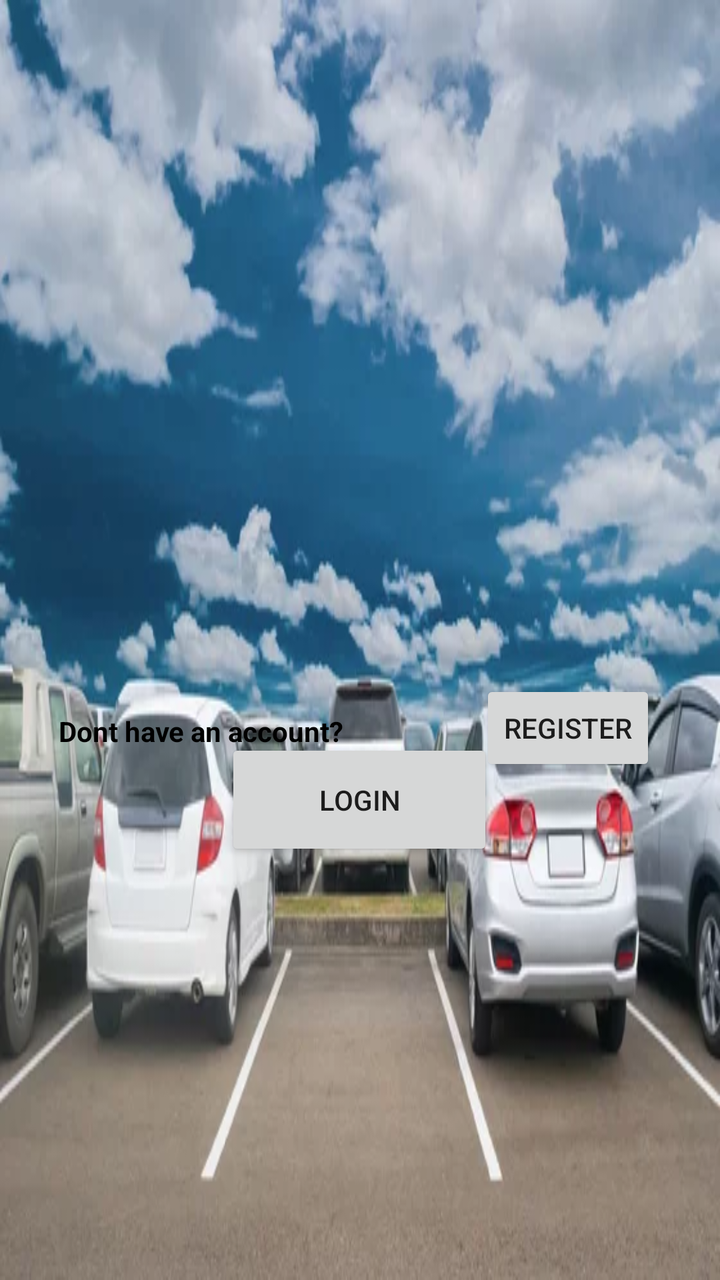
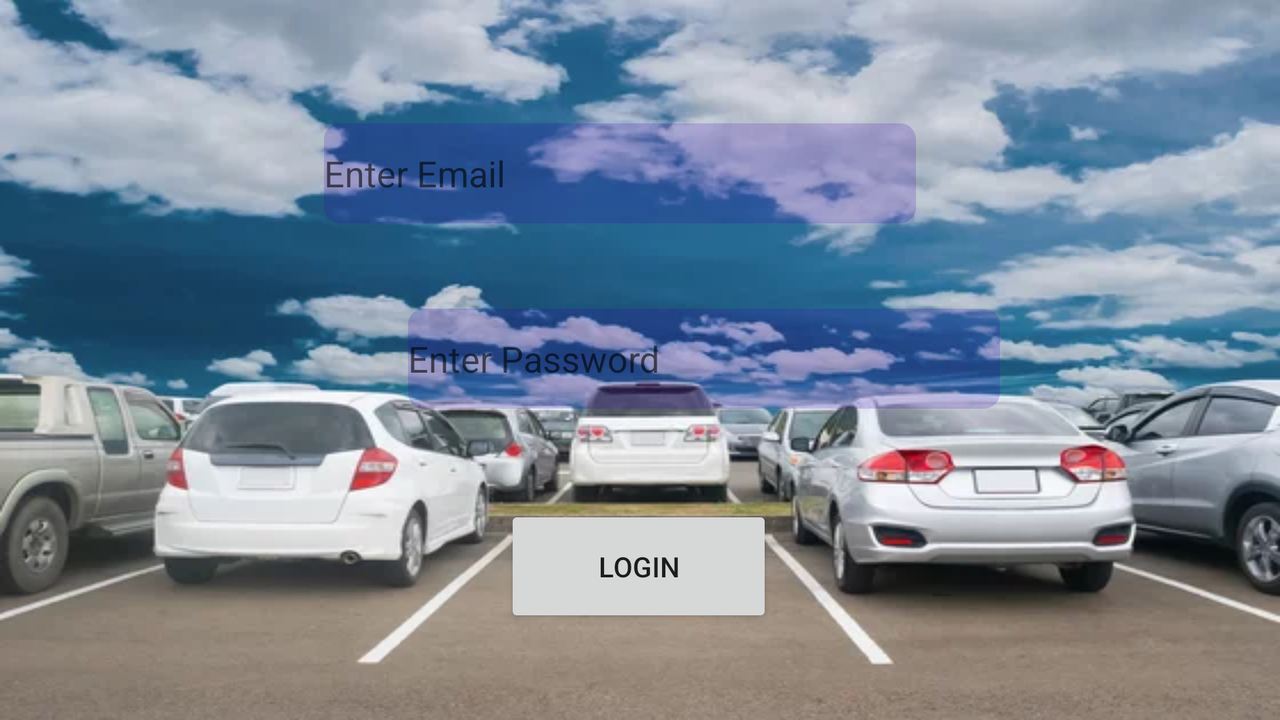

An Android layout and its configuration variant, each rendered on a device that would load it. The default file and the variant file are quoted in full after the pictures.
<!-- AndroidManifest.xml: application theme Theme.AutomatedBarrierGate -->
<!-- res/layout/activity_login.xml -->
<?xml version="1.0" encoding="utf-8"?>
<androidx.constraintlayout.widget.ConstraintLayout xmlns:android="http://schemas.android.com/apk/res/android"
    xmlns:app="http://schemas.android.com/apk/res-auto"
    xmlns:tools="http://schemas.android.com/tools"
    android:layout_width="match_parent"
    android:layout_height="match_parent"
    android:background="@drawable/parking2"

    tools:context=".LoginActivity">

    <Button
        android:id="@+id/button"
        android:layout_width="134dp"
        android:layout_height="61dp"
        android:text="@string/login"
        app:layout_constraintBottom_toBottomOf="parent"
        app:layout_constraintEnd_toEndOf="parent"
        app:layout_constraintHorizontal_bias="0.498"
        app:layout_constraintStart_toStartOf="parent"

        app:layout_constraintTop_toTopOf="parent"
        app:layout_constraintVertical_bias="0.638" />

    <EditText
        android:id="@+id/editTextTextPassword"
        android:layout_width="296dp"
        android:layout_height="50dp"

        android:layout_marginStart="56dp"
        android:layout_marginTop="262dp"
        android:layout_marginEnd="59dp"
        android:layout_marginBottom="419dp"
        android:autofillHints=""
        android:background="@drawable/roundedge"
        android:backgroundTint="@color/purple_700"
        android:ems="10"
        android:hint="@string/enter_password"
        android:inputType="textPassword"
        android:textColorHint="#D1C4E9"
        app:layout_constraintBottom_toBottomOf="parent"
        app:layout_constraintEnd_toEndOf="parent"
        app:layout_constraintStart_toStartOf="parent"
        app:layout_constraintTop_toTopOf="parent" />

    <EditText
        android:id="@+id/editTextTextEmailAddress"
        android:layout_width="296dp"
        android:layout_height="50dp"
        android:layout_marginStart="52dp"
        android:layout_marginTop="163dp"
        android:layout_marginEnd="63dp"
        android:layout_marginBottom="518dp"
        android:autofillHints=""
        android:background="@drawable/roundedge"
        android:backgroundTint="@color/purple_700"
        android:ems="10"
        android:hint="@string/enter_email"
        android:inputType="textEmailAddress"
        android:textColorHint="#D1C4E9"
        app:layout_constraintBottom_toBottomOf="parent"
        app:layout_constraintEnd_toEndOf="parent"
        app:layout_constraintStart_toStartOf="parent"
        app:layout_constraintTop_toTopOf="parent" />

    <Button
        android:id="@+id/register"
        android:layout_width="wrap_content"
        android:layout_height="wrap_content"
        android:layout_marginStart="240dp"
        android:layout_marginTop="340dp"
        android:text="Register"
        app:layout_constraintStart_toStartOf="parent"
        app:layout_constraintTop_toTopOf="parent" />

    <TextView
        android:id="@+id/textView7"
        android:layout_width="wrap_content"
        android:layout_height="wrap_content"
        android:layout_marginTop="356dp"
        android:layout_marginEnd="188dp"
        android:text="Dont have an account?"
        android:textColor="#000000"
        android:textStyle="bold"
        app:layout_constraintEnd_toEndOf="parent"
        app:layout_constraintTop_toTopOf="parent" />


</androidx.constraintlayout.widget.ConstraintLayout>
<!-- resources referenced by this layout -->
<resources>
  <!-- drawable parking2: webp bitmap (drawable, 32504 bytes) -->
  <!-- drawable roundedge (drawable) -->
  <shape xmlns:android="http://schemas.android.com/apk/res/android">
      <solid android:color="#30ffffff" /> 
      <corners android:radius="8dp" /> 
  </shape>
  <string name="enter_email">Enter Email</string>
  <string name="enter_password">Enter Password</string>
  <string name="login">Login</string>
  <style name="Theme.AutomatedBarrierGate" parent="Theme.MaterialComponents.DayNight.DarkActionBar">
          
          <item name="colorPrimary">@color/purple_500</item>
          <item name="android:windowIsTranslucent">true</item>
  
  
  
           <item name="colorPrimaryVariant">@color/purple_700</item>
           <item name="colorOnPrimary">@color/white</item>
           
          <item name="colorSecondary">@color/teal_200</item>
          <item name="colorSecondaryVariant">@color/teal_700</item>
          <item name="colorOnSecondary">@color/black</item>
          
          <item name="android:statusBarColor">?attr/colorPrimaryVariant</item>
          
      </style>
</resources>
<!-- res/layout-land/activity_login.xml (the author's variant of the layout above) -->
<!-- drawn on the phone turned sideways -->
<?xml version="1.0" encoding="utf-8"?>
<androidx.constraintlayout.widget.ConstraintLayout xmlns:android="http://schemas.android.com/apk/res/android"
    xmlns:app="http://schemas.android.com/apk/res-auto"
    xmlns:tools="http://schemas.android.com/tools"
    android:layout_width="match_parent"
    android:layout_height="match_parent"
    android:background="@drawable/parking2"

    tools:context=".LoginActivity">

    <Button
        android:id="@+id/button"
        android:layout_width="134dp"
        android:layout_height="61dp"
        android:text="Login"
        app:layout_constraintBottom_toBottomOf="parent"
        app:layout_constraintEnd_toEndOf="parent"
        app:layout_constraintHorizontal_bias="0.499"
        app:layout_constraintStart_toStartOf="parent"

        app:layout_constraintTop_toTopOf="parent"
        app:layout_constraintVertical_bias="0.845" />

    <EditText
        android:id="@+id/editTextTextPassword"
        android:layout_width="296dp"
        android:layout_height="50dp"
        android:layout_marginStart="204dp"

        android:background="@drawable/roundedge"
        android:backgroundTint="@color/purple_700"
        android:ems="10"
        android:hint="Enter Password"
        android:inputType="textPassword"
        app:layout_constraintBottom_toBottomOf="parent"
        app:layout_constraintStart_toStartOf="parent"
        app:layout_constraintTop_toTopOf="parent"
        app:layout_constraintVertical_bias="0.498" />

    <EditText
        android:id="@+id/editTextTextEmailAddress"
        android:layout_width="296dp"
        android:layout_height="50dp"
        android:background="@drawable/roundedge"
        android:backgroundTint="@color/purple_700"
        android:ems="10"
        android:hint="Enter Email"
        android:inputType="textEmailAddress"
        app:layout_constraintBottom_toBottomOf="parent"
        app:layout_constraintEnd_toEndOf="parent"
        app:layout_constraintHorizontal_bias="0.471"
        app:layout_constraintStart_toStartOf="parent"
        app:layout_constraintTop_toTopOf="parent"
        app:layout_constraintVertical_bias="0.199" />


</androidx.constraintlayout.widget.ConstraintLayout>
<!-- resources referenced by the variant -->
<!-- as the phone turned sideways resolves them -->
<resources>
  <!-- drawable parking2: webp bitmap (drawable, 32504 bytes) -->
  <!-- drawable roundedge (drawable) -->
  <shape xmlns:android="http://schemas.android.com/apk/res/android">
      <solid android:color="#30ffffff" /> 
      <corners android:radius="8dp" /> 
  </shape>
  <style name="Theme.AutomatedBarrierGate" parent="Theme.MaterialComponents.DayNight.DarkActionBar">
          
          <item name="colorPrimary">@color/purple_500</item>
          <item name="android:windowIsTranslucent">true</item>
  
  
  
           <item name="colorPrimaryVariant">@color/purple_700</item>
           <item name="colorOnPrimary">@color/white</item>
           
          <item name="colorSecondary">@color/teal_200</item>
          <item name="colorSecondaryVariant">@color/teal_700</item>
          <item name="colorOnSecondary">@color/black</item>
          
          <item name="android:statusBarColor">?attr/colorPrimaryVariant</item>
          
      </style>
</resources>
